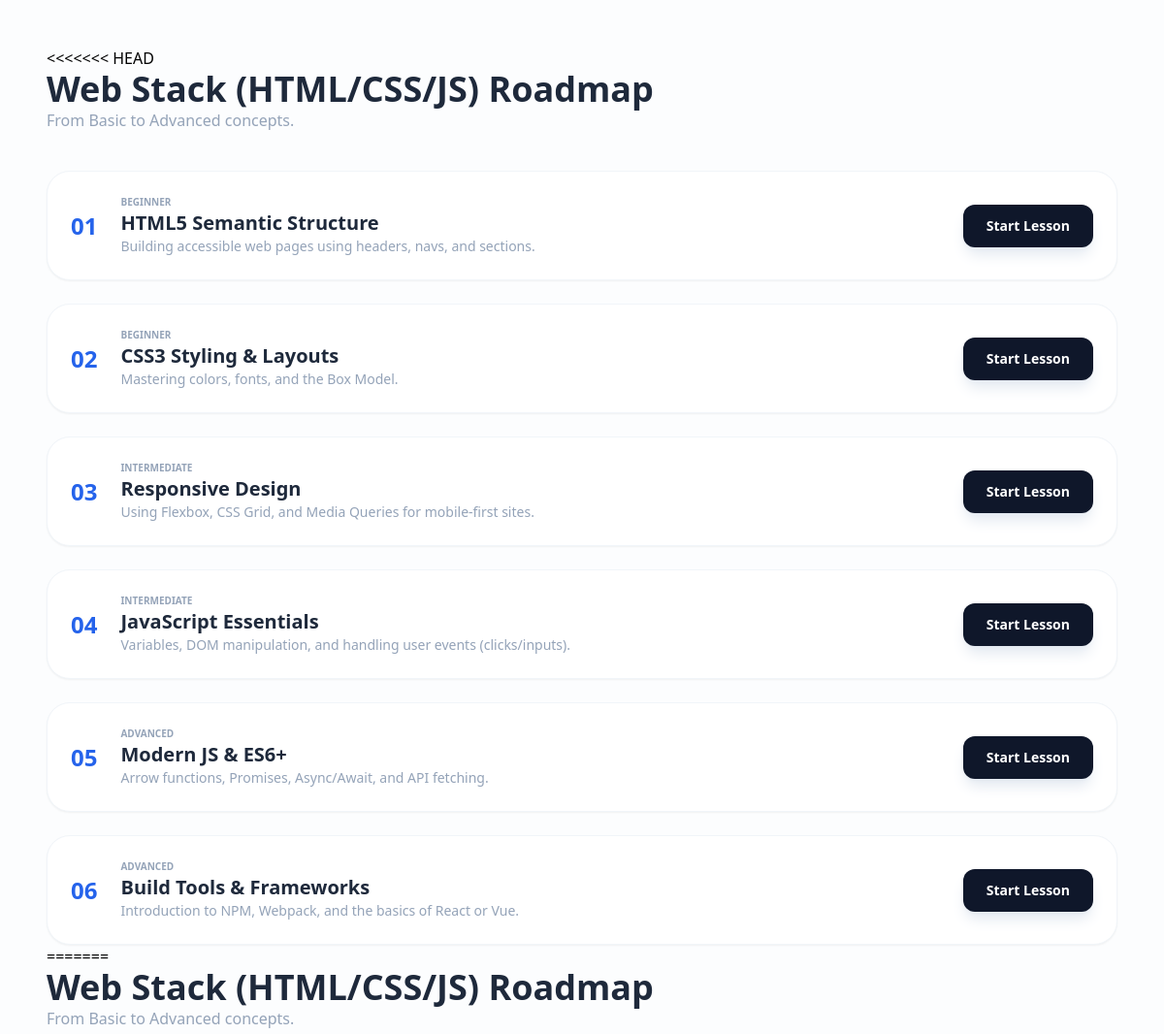
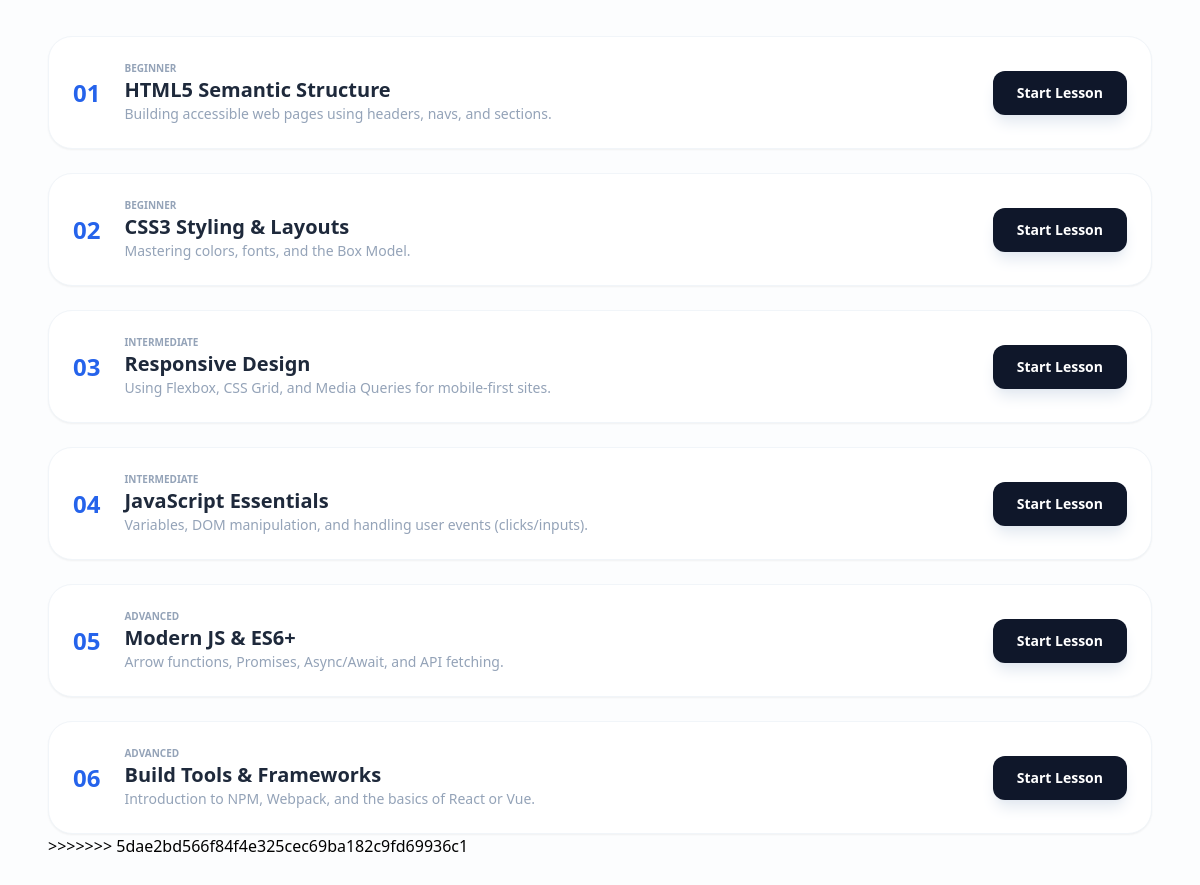
The page /course-details.php?id=4 on the database its author committed (2 pictures, top to bottom).
### tables this page shows
CREATE TABLE `courses` (
  `id` int(11) NOT NULL,
  `title` varchar(255) NOT NULL,
  `description` text,
  `icon` varchar(50) DEFAULT NULL,
  `color` varchar(20) DEFAULT NULL,
  `level` varchar(20) DEFAULT NULL
);

CREATE TABLE `course_modules` (
  `id` int(11) NOT NULL,
  `course_id` int(11) DEFAULT NULL,
  `level_name` varchar(50) DEFAULT NULL,
  `topic_title` varchar(255) DEFAULT NULL,
  `topic_description` text,
  `order_num` int(11) DEFAULT NULL
);

### course-details.php (the view, shortened to what this page needs)
<?php
require_once("database/db.php");
$id = $_GET['id'];
$course = $conn->query("SELECT * FROM courses WHERE id = $id")->fetch_assoc();
$modules = $conn->query("SELECT * FROM course_modules WHERE course_id = $id ORDER BY order_num ASC");
?>
<!DOCTYPE html>
<html lang="en">
<head>
    <script src="https://cdn.tailwindcss.com"></script>
</head>
<body class="bg-[#fcfdfe] p-12">
    <h1 class="text-4xl font-black text-slate-800"><?php echo $course['title']; ?> Roadmap</h1>
    <p class="text-slate-400 mb-10">From Basic to Advanced concepts.</p>
    <div class="space-y-6">
    <?php while($m = $modules->fetch_assoc()): ?>
    <div class="bg-white p-6 rounded-3xl border border-slate-100 shadow-sm flex items-center justify-between gap-6 hover:border-blue-400 transition-all">
        <div class="flex items-center gap-6">
            <div class="text-2xl font-black text-blue-600">0<?php echo $m['order_num']; ?></div>
            <div>
                <span class="text-[10px] font-bold text-slate-400 uppercase"><?php echo $m['level_name']; ?></span>
                <h3 class="text-xl font-bold text-slate-800"><?php echo $m['topic_title']; ?></h3>
                <p class="text-slate-400 text-sm"><?php echo $m['topic_description']; ?></p>
            </div>
        </div>
        <a href="lesson.php?module_id=<?php echo $m['id']; ?>"
           class="bg-slate-900 text-white px-6 py-3 rounded-xl font-bold text-sm hover:bg-blue-600 transition shadow-lg shadow-slate-200">
           Start Lesson
        </a>
    </div>
    <?php endwhile; ?>
</div>
</body>
<?php
require_once("database/db.php");
$id = $_GET['id'];
$course = $conn->query("SELECT * FROM courses WHERE id = $id")->fetch_assoc();
$modules = $conn->query("SELECT * FROM course_modules WHERE course_id = $id ORDER BY order_num ASC");
?>
<!DOCTYPE html>
<html lang="en">
<head>
    <script src="https://cdn.tailwindcss.com"></script>
</head>
<body class="bg-[#fcfdfe] p-12">
    <h1 class="text-4xl font-black text-slate-800"><?php echo $course['title']; ?> Roadmap</h1>
    <p class="text-slate-400 mb-10">From Basic to Advanced concepts.</p>
    <div class="space-y-6">
    <?php while($m = $modules->fetch_assoc()): ?>
    <div class="bg-white p-6 rounded-3xl border border-slate-100 shadow-sm flex items-center justify-between gap-6 hover:border-blue-400 transition-all">
        <div class="flex items-center gap-6">
            <div class="text-2xl font-black text-blue-600">0<?php echo $m['order_num']; ?></div>
            <div>
                <span class="text-[10px] font-bold text-slate-400 uppercase"><?php echo $m['level_name']; ?></span>
                <h3 class="text-xl font-bold text-slate-800"><?php echo $m['topic_title']; ?></h3>
                <p class="text-slate-400 text-sm"><?php echo $m['topic_description']; ?></p>
            </div>
        </div>
        <a href="lesson.php?module_id=<?php echo $m['id']; ?>"
           class="bg-slate-900 text-white px-6 py-3 rounded-xl font-bold text-sm hover:bg-blue-600 transition shadow-lg shadow-slate-200">
           Start Lesson
        </a>
    </div>
    <?php endwhile; ?>
</div>
</body>
</html>

### rows shown on the page
courses: title "Web Stack (HTML/CSS/JS)"
course_modules: order_num "1", level_name "BEGINNER", topic_title "HTML5 Semantic Structure", topic_description "Building accessible web pages using headers, navs, and sections."
course_modules: order_num "2", level_name "BEGINNER", topic_title "CSS3 Styling & Layouts", topic_description "Mastering colors, fonts, and the Box Model."
course_modules: order_num "3", level_name "INTERMEDIATE", topic_title "Responsive Design", topic_description "Using Flexbox, CSS Grid, and Media Queries for mobile-first sites."
course_modules: order_num "4", level_name "INTERMEDIATE", topic_title "JavaScript Essentials", topic_description "Variables, DOM manipulation, and handling user events (clicks/inputs)."
course_modules: order_num "5", level_name "ADVANCED", topic_title "Modern JS & ES6+", topic_description "Arrow functions, Promises, Async/Await, and API fetching."
course_modules: order_num "6", level_name "ADVANCED", topic_title "Build Tools & Frameworks", topic_description "Introduction to NPM, Webpack, and the basics of React or Vue."
